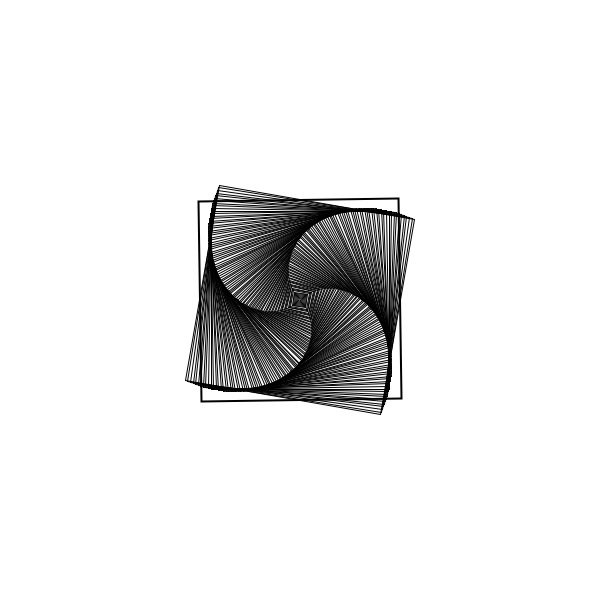
Frame 1 (no input)
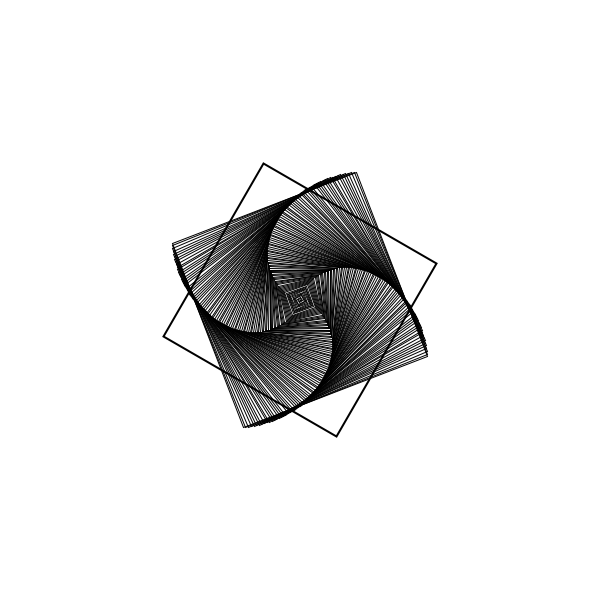
Frame 60 (the mouse pressed at the canvas centre just before this capture)
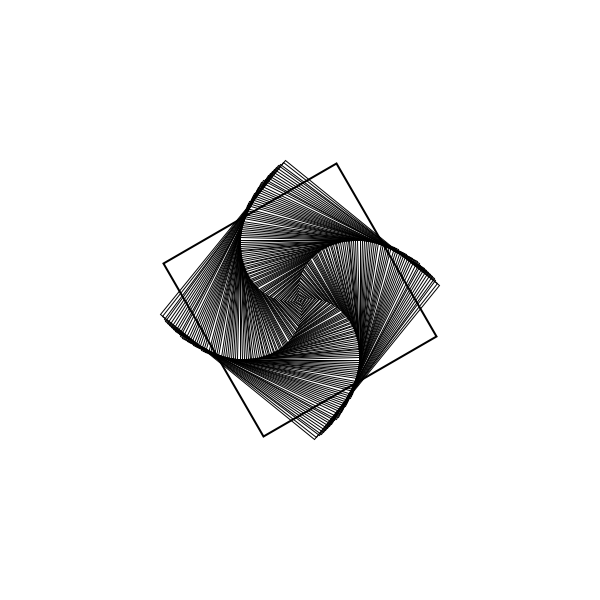
Frame 120 (the mouse held since frame 60 and released just before this capture)

The Processing sketch that drew these frames (run headless with seeded random() and noise(); from frame 60 on, the mouse is pressed at the canvas centre):

// Processing sketch: sketch_190925b
// ── sketch_190925b.pde
void setup(){
  size(600,600);
  rectMode(CENTER);
}
 int theta=0;
 
void draw(){
  background(255);
  fill(255);
  theta--;
  
  noFill();
  pushMatrix();///curly bracket
    translate(width/2, height/2);
    rotate(radians(theta));
    scale(2);
    rect(0,0,100,100);
  popMatrix();///closing bracket
  
  
  
    for(int i=0;i<100;i++){
    pushMatrix();///curly bracket
    translate(width/2,height/2);
    rotate(radians(-theta+i));
    rect(0,0,i*2,i*2);
    popMatrix();///closing bracket
    }
  
  
}
